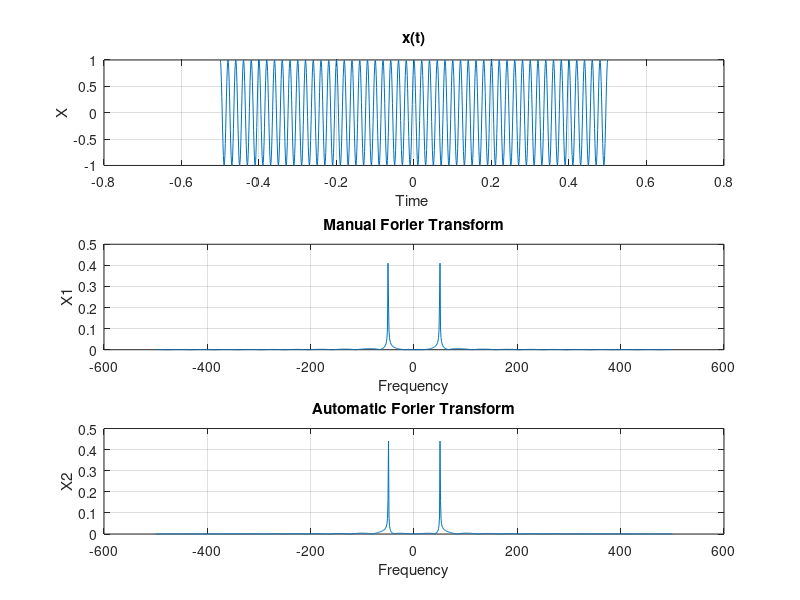

MATLAB code to generate this figure: (Note: this script raises an error after producing the figure.)

close all;
clc;
clearvars;
%%

t = linspace(-0.5,0.5,1000);

x = cos(2*pi*50*t);

N = 1024;
Ftime = linspace(-500, 500, N);

X1 = zeros(1,N);

for f=1:N
    for i=1:length(t)
        X1(f) = X1(f) + (x(i)*exp(-1i*2*pi*Ftime(f)*t(i)))*(1/1000);
    end
end

X2 =  fft(x,N) / N;

abs_shift_X1 = abs(X1);
abs_shift_X2 = fftshift(abs(X2));

figure;
subplot(3,1,1);
plot(t,x);
grid on 
title("x(t)");
xlabel("Time ")
ylabel("X")

subplot(3,1,2);
plot(Ftime,abs_shift_X1);
grid on
title ("Manual Forier Transform");
xlabel("Frequency");
ylabel("X1");


subplot(3,1,3);
plot(Ftime,abs_shift_X2);
grid on
title ("Automatic Forier Transform");
xlabel("Frequency");
ylabel("X2");





%%

close all;
clc;
clearvars;

t = sym('t');
f = sym('f');


y = 0.5*(sign(t+0.5)-sign(t-0.5));

z = subs(y,t,-2*t);

Y = fourier(y,f);
Z = fourier(z,f);

figure;
subplot(2,2,1);
fplot(t,y,[-1,1]);
grid on 
title("y(t)");
xlabel("Time ")
ylabel("y")

subplot(2,2,2);
fplot(f,Y,[-40,40]);
grid on
title ("Forier Transform of Y");
xlabel("Frequency");
ylabel("Y");


subplot(2,2,3);
fplot(t,z,[-1,1]);
grid on
title ("z(t)");
xlabel("Frequency");
ylabel("z");


subplot(2,2,4);
fplot(f,Z,[-40,40]);
grid on
title ("Forier Transform of Z");
xlabel("Frequency");
ylabel("Z");






